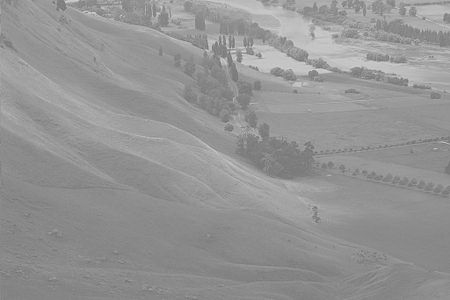
//> input picture opencv_ex/data/hawkes.bmp, 450 x 300 px
$ ./25_histogram   (built with g++ and OpenCV 4)
//> lines starting //> are read from the running program, lines starting //| are printed output that depends on the picture; after the words box and inside, x2 and y2 are one past the last pixel; in counts of white or black regions, pixels touching at a corner belong together
### opencv_ex/part3/colors.hpp
#pragma once
#include <opencv2/opencv.hpp>

namespace Color{
    inline const cv::Scalar Black{0, 0, 0};
    inline const cv::Scalar White{255, 255, 255};

    inline const cv::Scalar Red{0, 0, 255};
    inline const cv::Scalar Green{0, 255, 0};
    inline const cv::Scalar Blue{255, 0, 0};

    inline const cv::Scalar Yellow{0, 255, 255};
    inline const cv::Scalar Cyan{255, 255, 0};
    inline const cv::Scalar Magenta{255, 0, 255};

    inline const cv::Scalar Gray{128, 128, 128};
    inline const cv::Scalar Orange{0, 165, 255};
    inline const cv::Scalar Purple{128, 0, 128};
    inline const cv::Scalar Pink{203, 192, 255};
}

### opencv_ex/part3/25_histogram.cpp
#include "colors.hpp"
#include <iostream>
#include <opencv2/opencv.hpp>

using namespace std;
using namespace cv;

Mat calcGrayHist(const Mat &img)
{
    CV_Assert(img.type() == CV_8UC1);

    Mat hist;
    int channel[] = {0};
    int dims = 1;
    const int histSize[] = {256};
    float graylevel[] = {0, 256};
    const float *ranges[] = {graylevel};

    calcHist(&img, 1, channel, noArray(), hist, dims, histSize, ranges);

    return hist;
}

Mat getGrayHistImage(const Mat &hist)
{
    CV_Assert(hist.type() == CV_32FC1);     // gray 스케일 확인 에러 발생!
    CV_Assert(hist.size() == Size(1, 256)); // histogram 인지 확인!

    double histMax;
    minMaxLoc(hist, 0, &histMax);

    Mat imgHist(100, 256, CV_8UC1, Scalar(255));
    for (int i = 0; i < 256; ++i)
    {
        line(imgHist, Point(i, 100), Point(i, 100 - (cvRound(hist.at<float>(i, 0))) / histMax * 100), Color::Black);
    }
    return imgHist;
}

int main()
{
    const String folderPath = "/home/aa/kuBig2026/opencv_ex/data/";
    double min, max;

    cout << "hello, world" << endl;
    Mat img = imread(folderPath + "hawkes.bmp", IMREAD_GRAYSCALE);
//> img is the input picture: 300 rows x 450 cols, CV_8UC1; min 107, max 218, mean 148
    Mat img2 = 2.f * img;
    Mat img3 = img + (img - 128) * 1.f;
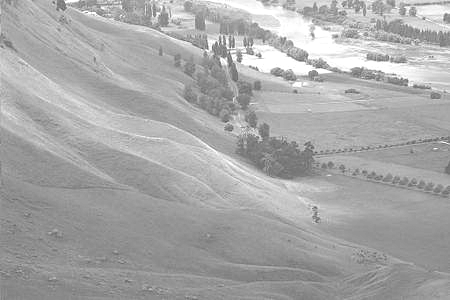
//> img3: 300 rows x 450 cols, CV_8UC1; min 86, max 255, mean 167.7
    minMaxLoc(img, &min, &max);
//> min = 107; max = 218
    Mat img4 = (img - min) * 255 / (max - min);
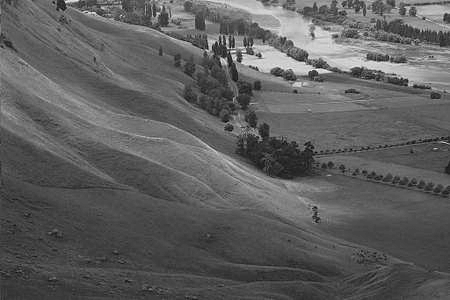
//> img4: 300 rows x 450 cols, CV_8UC1; min 0, max 255, mean 94.1
    Mat img5;
    equalizeHist(img, img5);
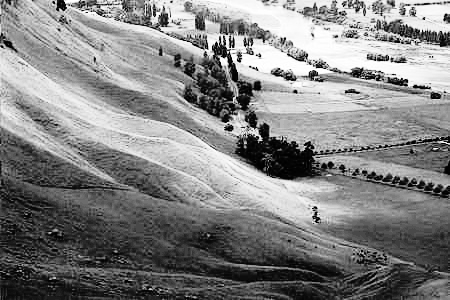
//> img5: 300 rows x 450 cols, CV_8UC1; min 0, max 255, mean 130.5

    imshow("lenna", img);
    imshow("multiple", img2);
    imshow("center contrast", img3);
    imshow("stretching", img4);
    imshow("equalize", img5);

    imshow("lenna-histo", getGrayHistImage(calcGrayHist(img)));
//> in calcGrayHist, `calcHist(&img, 1, channel, noArray(), hist, dims, histSize, ranges);`: hist = 256 values, max 5765 at index 138, min 0 at index 0, mean 527.3
//> in getGrayHistImage, `minMaxLoc(hist, 0, &histMax);`: histMax = 5765
//> after the loop in getGrayHistImage, `for (int i = 0; i < 256; ++i)`:
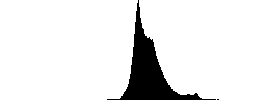
//> imgHist: 100 rows x 256 cols, CV_8UC1; 90.6% white; 2 black regions (1 under 20 px), largest, box (x1, y1, x2, y2) and area: (107, 0, 216, 100) 2407
    imshow("multiple-histo", getGrayHistImage(calcGrayHist(img2)));
//> after the loop in getGrayHistImage (call 2), `for (int i = 0; i < 256; ++i)`: imgHist: 100 rows x 256 cols, CV_8UC1; 99.5% white; black in thin lines or dots, all inside (x1, y1, x2, y2) = (214, 0, 256, 100)
    imshow("center contrast-histo", getGrayHistImage(calcGrayHist(img3)));
//> after the loop in getGrayHistImage (call 3), `for (int i = 0; i < 256; ++i)`:
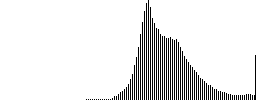
//> imgHist: 100 rows x 256 cols, CV_8UC1; 90.7% white; black in thin lines or dots, all inside (x1, y1, x2, y2) = (86, 0, 256, 100)
    imshow("stretching-histo", getGrayHistImage(calcGrayHist(img4)));
//> after the loop in getGrayHistImage (call 4), `for (int i = 0; i < 256; ++i)`:
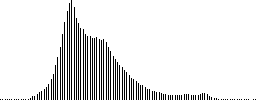
//> imgHist: 100 rows x 256 cols, CV_8UC1; 90.6% white; black in thin lines or dots
    imshow("equalize-histo", getGrayHistImage(calcGrayHist(img5)));
//> after the loop in getGrayHistImage (call 5), `for (int i = 0; i < 256; ++i)`:
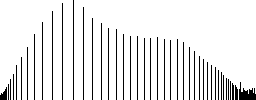
//> imgHist: 100 rows x 256 cols, CV_8UC1; 90.7% white; black in thin lines or dots
    waitKey();

    return 0;
}
